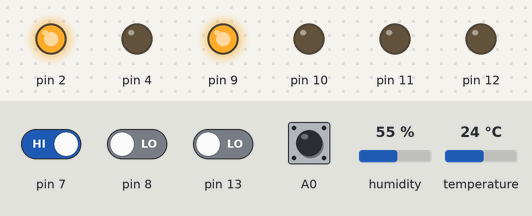
This sketch was run on a simulated Arduino Uno, built with avr-gcc and run on an emulated ATmega328P. Shown: output pins drawn as LEDs (lit = HIGH). Dashed ring = blinking. The inputs (shaded band) are chosen by the test bench; at power-on: A0, pin 7 HIGH, pin 8, pin 13 LOW, humidity 55 %, temperature 24 °C.

Above: at 1.2 s.
1.3 s: pin 13 driven HIGH
At 1.55 s:
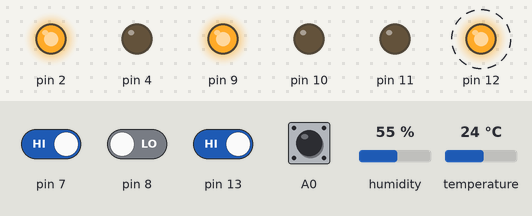
4.8 s: pin 7 driven LOW
At 5.59 s:
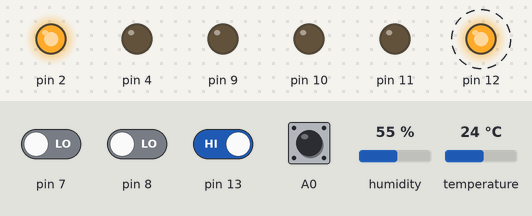
8.3 s: A0 pulled LOW for 1 s
At 9.22 s:
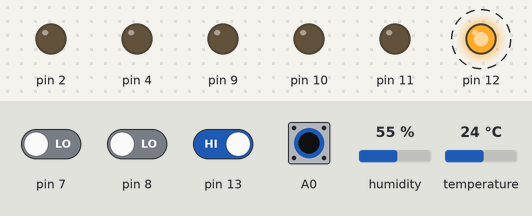
15.3 s: pin 7 driven HIGH
At 16.69 s:
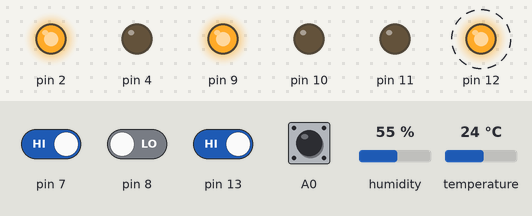
18.8 s: A0 pulled LOW for 0.15 s
At 19.54 s:
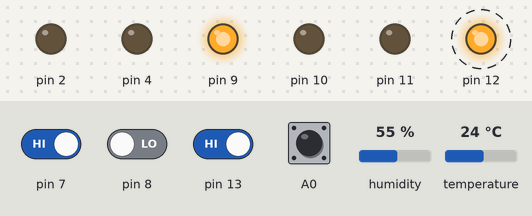
Timing chart, 0 to 23.3 s (numbered marks = the images above; inputs shaded):
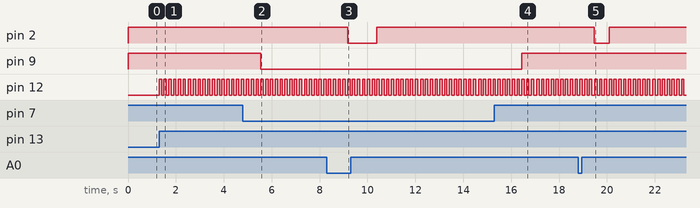

The sketch:

AUTO_MATION.ino
```cpp
#define zero 0
#define low 90
#define medium 150
#define high 255
#include <DHT.h>
#define DHTPIN 3
#define DHTTYPE DHT11
DHT dht(DHTPIN,DHTTYPE);
int t;
int count=0;
boolean state1;
boolean state2;
int i=1;
void setup()
{

  dht.begin();
  Serial.begin(9600);
  pinMode(A0,INPUT_PULLUP);
  pinMode(9,OUTPUT);
  pinMode(11,OUTPUT);
  pinMode(10,OUTPUT);
  pinMode(8,INPUT);
  pinMode(7,INPUT);
  pinMode(2,OUTPUT);
  pinMode(4,OUTPUT);
  pinMode(6,INPUT);
  pinMode(3,OUTPUT);
  pinMode(12,OUTPUT);
  pinMode(A1,INPUT);
}
void loop()
{


  int IR1read=digitalRead(8);
  int IR2read=digitalRead(7);
  int IR3read=digitalRead(13);
  int gas_value=digitalRead(A0);
  //door alarm
  if(IR3read==HIGH)
  {
    digitalWrite(12,1);
    delay(100);
    digitalWrite(12,0);
    delay(100);
    digitalWrite(12,1);
    delay(100);
    digitalWrite(12,0);
    delay(100);
    digitalWrite(12,1);
    delay(100);
    digitalWrite(12,0);
    delay(100);
  }
  else
  {
    digitalWrite(12,0);
  }
 //gas monitor
  if(gas_value==HIGH)
  {
    digitalWrite(2,HIGH);
  }
  else
  {
    digitalWrite(2,LOW);
  }
//people counter
   if (digitalRead(8)==0 && i==1 && state1){

     i = 2;
     state1 = false;
  }

   if (digitalRead(7)==0 && i==2 &&   state2){

     i = 1 ;
     count++;
     Serial.println(count);
     state2 = false;
  }

   if (digitalRead(7)==0 && i==1 && state2 ){

     i = 2 ;
     state2 = false;
  }

  if (digitalRead(8)==0 && i==2 && state1 ){

     count--;
     Serial.println(count);
     i = 1;
     state1 = false;
  }

    if (digitalRead(8)){
     state1 = true;
    }

     if (digitalRead(7)){
     state2 = true;
    }


  if(count>0)
   {
    t=dht.readTemperature();
    if(t<10)
    {
     analogWrite(11,zero);
     analogWrite(10,0);
    }
    if(t>10 and t<25)
    {
      analogWrite(11,low);
     analogWrite(10,0);
    }
    if(t>25 and t<35)
    {
    analogWrite(11,medium);
    analogWrite(10,0);
    }
    if(t>35)
    {
    analogWrite(11,high);
    analogWrite(10,0);
    }
   }
   if(count<=0)
   {
    analogWrite(11,0);
    analogWrite(10,0);
    analogWrite(4,0);
   }
   if(count>0)
   {
    analogWrite(4,255);
   }
  //turning on the entry light and lights in hall
  if(IR1read == 1||IR2read == 1)
   {
    analogWrite(9,255);
   }
   //turning off the entry lightand closing the door
   if(IR1read == 0&&IR2read == 0)
   {
    analogWrite(9,0);
   }

  int a=1;
  int b=0;
  t=dht.readTemperature();
  while(Serial.available()) {
   delay(3);
  char character = Serial.read();
    if(character == 'T'){Serial.println(t);}
    if(count>0)
  {
    if(character == 'O'){Serial.println(a);}
  }
  else
  {
    if(character == 'O'){Serial.println(b);}
  }
    if(character=='P')
      {
        Serial.println(count);
      }
if(digitalRead(6)==1)
        {
      if(character=='E')
      {

          Serial.println(a);
        }
        else
        {
          Serial.print(b);
        }
      }

}
}
```

Measured:
- after the input at 1.3 s, pin 12: alternates HIGH for 0.10 s and LOW for 0.10 s, starting at once
- after the input at 4.8 s, pin 9: HIGH → LOW after 0.75 s
- after the input at 8.3 s, pin 2: HIGH → LOW after 0.87 s, → HIGH 1.2 s later
- after the input at 15.3 s, pin 9: LOW → HIGH after 1.1 s
- after the input at 18.8 s, pin 2: HIGH → LOW after 0.67 s, → HIGH 0.62 s later
